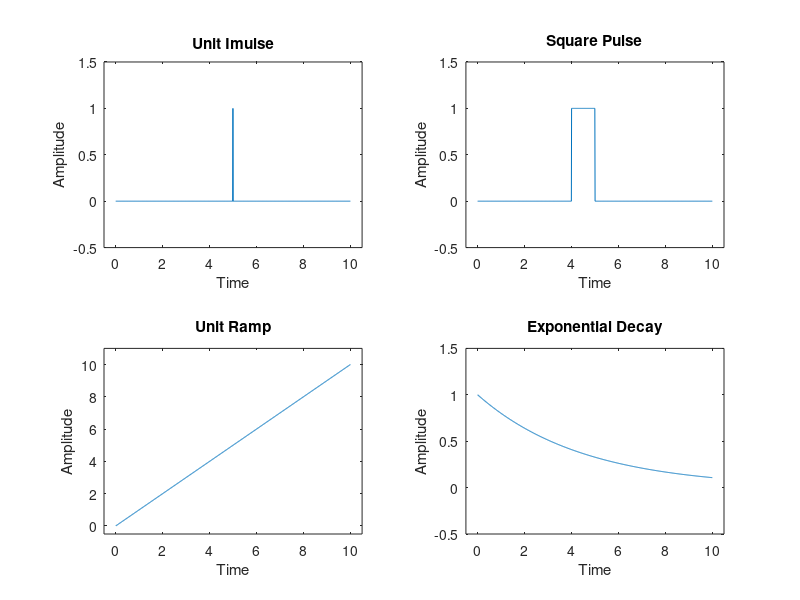

MATLAB code to generate this figure:
uImplsIn = linspace(0, 10, 1000);
uImplsOut = (uImplsIn > 4.99) & (uImplsIn < 5.001);

expIn = linspace(0, 10, 1000);
expConst = 0.8;
expOut = expConst .^ expIn;

sqImplsIn = linspace(0, 10, 1000);
sqImplsOut = (sqImplsIn > 4) & (sqImplsIn < 5);

rampIn = linspace(0, 10, 1000);
rampConst = 5;
rampOut = rampIn;

figure(1)
subplot(2, 2, 1);
plot(uImplsIn, uImplsOut);
axis([-0.5 10.5 -0.5 1.5]);
title('Unit Imulse');
xlabel('Time');
ylabel('Amplitude');

subplot(2, 2, 2);
plot(sqImplsIn, sqImplsOut);
axis([-0.5 10.5 -0.5 1.5]);
title('Square Pulse');
xlabel('Time');
ylabel('Amplitude');

subplot(2, 2, 3);
plot(rampIn, rampOut);
axis([-0.5 10.5 -0.5 11]);
title('Unit Ramp');
xlabel('Time');
ylabel('Amplitude');

subplot(2, 2, 4);
plot(expIn, expOut);
axis([-0.5 10.5 -0.5 1.5]);
title('Exponential Decay');
xlabel('Time');
ylabel('Amplitude');
